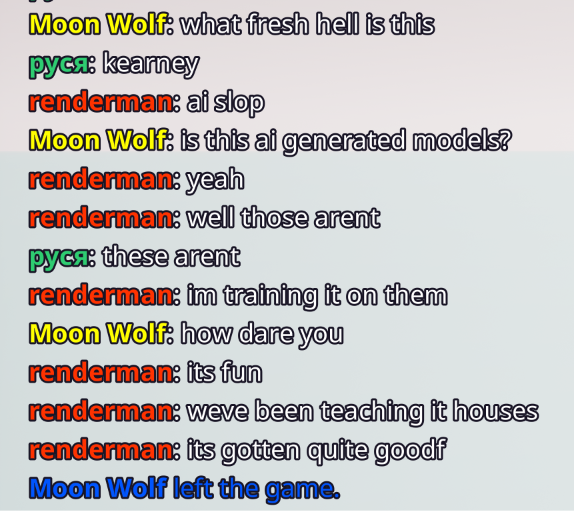
#> input picture mapgen/refs/chat_aislop.png, 574 x 511 px
$ python framedpic.py refs/chat_aislop.png 5 5 5 refs/chat_aislop.png 3
#> lines starting #> are read from the running program, lines starting #| are printed output that depends on the picture
# A picture hung on the map in a gold-encrusted frame (2026-11-02, owner: "place this image in the map and give it a
# gold encrusted frame"). The image is halved, quantized to an adaptive palette and laid as one 2x2-unit micro brick
# per pixel in a vertical wall facing -y (runs of one colour merged along each row); round it a stepped gold frame:
# three moulding steps of metallic gold, a darker inner lip, and jewels (glowing ruby / sapphire / emerald studs)
# every 40 along it, with rosettes at the corners. Bottom of the frame at z Z.
#   python mapgen/framedpic.py IMAGE CX Y Z out.json [scale=2] [colours=28]
import json, sys
from PIL import Image

img, CX, Y, Z, out = sys.argv[1], int(sys.argv[2]), int(sys.argv[3]), int(sys.argv[4]), sys.argv[5]
scale = int(sys.argv[6]) if len(sys.argv) > 6 else 2
ncol = int(sys.argv[7]) if len(sys.argv) > 7 else 28
im = Image.open(img).convert('RGB')
im = im.resize((im.width // scale, im.height // scale), Image.LANCZOS).quantize(colors=ncol, method=Image.Quantize.MAXCOVERAGE).convert('RGB')
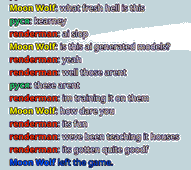
#> im: PIL image 191x170 RGB; mean R, G, B 180.9, 186.7, 190.8
W, H, P = im.width, im.height, 2           # pixels -> 2-unit cells
#> W = 191; H = 170; P = 2
F = 24                                     # frame width
x0 = CX - (W * P) // 2
#> x0 = -186
x0 -= x0 % 2
zb = Z + F                                 # picture bottom
bricks = []
def box(ax, ay, az, bx, by, bz, color, **m):
    assert (bx - ax) % 2 == 0 and (by - ay) % 2 == 0 and (bz - az) % 2 == 0, (ax, ay, az, bx, by, bz)
    bricks.append({'asset': 'PB_DefaultMicroBrick', 'size': [(bx - ax) // 2, (by - ay) // 2, (bz - az) // 2],
                   'position': [(ax + bx) // 2, (ay + by) // 2, (az + bz) // 2], 'color': list(color), **m})
px = im.load()
for j in range(H):
    z = zb + (H - 1 - j) * P
    i = 0
    while i < W:
        c = px[i, j]; e = i
        while e + 1 < W and px[e + 1, j] == c: e += 1
        box(x0 + i * P, Y - 2, z, x0 + (e + 1) * P, Y, z + P, c)
        i = e + 1
# backing board behind the picture
x1, z1 = x0 + W * P, zb + H * P
#> x1 = 196; z1 = 369
box(x0, Y, zb, x1, Y + 4, z1, (40, 30, 24))
GOLD = [(212, 168, 60), (232, 190, 80), (190, 146, 44)]
MET = {'material': 'BMC_Metallic', 'material_intensity': 8}
def ring(o, inset, depth0, depth1, color, **m):
    # a rectangular ring o..inset outside the picture, from y Y-depth1 to Y-depth0
#> called with o = 4, inset = 0, depth0 = -4, depth1 = 4, color = (120, 84, 24)
    ax, bx, az, bz = x0 - o, x1 + o, zb - o, z1 + o
#> ax = -190; bx = 200; az = 25; bz = 373
    ix, jx, iz, jz = x0 - inset, x1 + inset, zb - inset, z1 + inset
#> ix = -186; jx = 196; iz = 29; jz = 369
    box(ax, Y - depth1, az, bx, Y - depth0, iz, color, **m)          # bottom
    box(ax, Y - depth1, jz, bx, Y - depth0, bz, color, **m)          # top
    box(ax, Y - depth1, iz, ix, Y - depth0, jz, color, **m)          # left
    box(jx, Y - depth1, iz, bx, Y - depth0, jz, color, **m)          # right
ring(4, 0, -4, 4, (120, 84, 24), **MET)          # dark inner lip, flush to proud 4
ring(12, 4, -4, 8, GOLD[2], **MET)               # inner moulding
ring(20, 12, -4, 12, GOLD[0], **MET)             # middle (proudest)
ring(F, 20, -4, 6, GOLD[1], **MET)               # outer bevel
# jewels on the middle moulding: alternating ruby / sapphire / emerald, every 40, plus corner rosettes
JEWELS = [(220, 30, 50), (40, 90, 230), (30, 190, 90)]
GLOW = {'material': 'BMC_Glow', 'material_intensity': 3}
k = 0
mid = 16
for x in range(x0 - 8, x1 + 8, 40):
    for zz in (zb - mid, z1 + mid - 4):
        box(x - 2, Y - 14, zz - 2 + 2, x + 2, Y - 12, zz + 2 + 2, JEWELS[k % 3], **GLOW); k += 1
#> after the loop, k = 20
for z in range(zb + 12, z1 - 4, 40):
    for xx in (x0 - mid, x1 + mid - 4):
        box(xx - 2 + 2, Y - 14, z - 2, xx + 2 + 2, Y - 12, z + 2, JEWELS[k % 3], **GLOW); k += 1
for cx, cz in ((x0 - 12, zb - 12), (x1 + 12, zb - 12), (x0 - 12, z1 + 12), (x1 + 12, z1 + 12)):
    box(cx - 8, Y - 16, cz - 8, cx + 8, Y - 12, cz + 8, (244, 206, 96), **MET)
    box(cx - 4, Y - 18, cz - 4, cx + 4, Y - 16, cz + 4, (230, 30, 60), **GLOW)
# two gold legs so it stands on the ground
for lx in (x0 + 20, x1 - 24):
#> (the run stopped early here; a loop or call above may not have finished)
